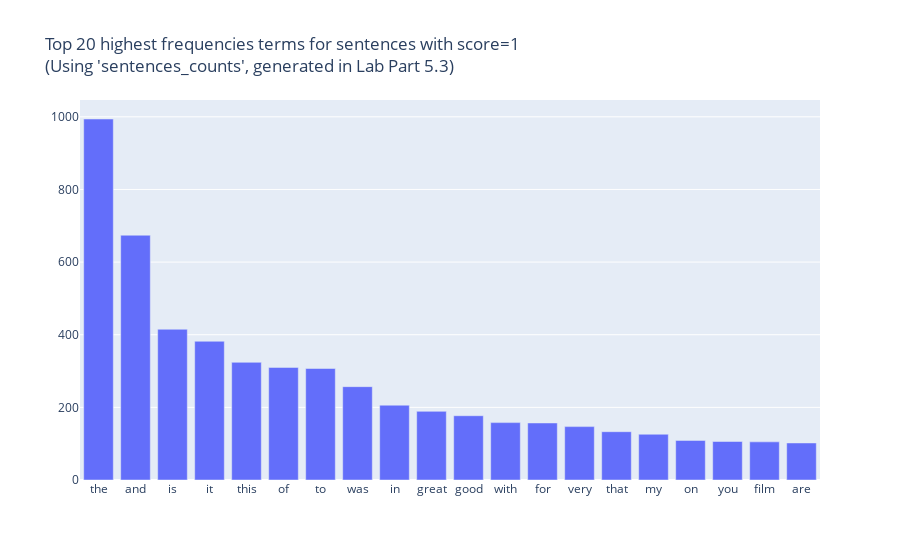
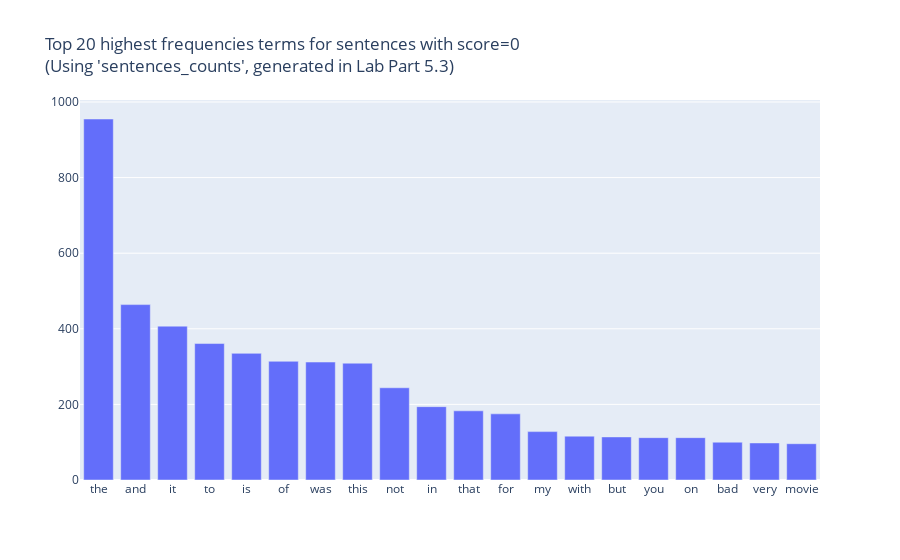

Notebook cell for these charts, in order:
### Markdown cell above
## Long tail bar charts - Top 20 highest frequencies terms for sentences with <span style="color:red">score=0 and score=1 respectively</span>
### (Using 'sentences_counts', generated in Lab Part 5.3)

### Code cell
### Score = 1
scoreOne_counts = np.asarray(sentences_counts[sentences['score']==1].sum(axis=0))[0]
# print(scoreOne_counts)

top20_scoreOne_terms = []
top20_scoreOne_counts = []

for i in scoreOne_counts.argsort()[-20:][::-1]:
#     print(count_vect.get_feature_names()[i] , scoreOne_counts[i])
    top20_scoreOne_terms.append(count_vect.get_feature_names()[i])
    top20_scoreOne_counts.append(scoreOne_counts[i])

fig = go.Figure([go.Bar(x=top20_scoreOne_terms, y=top20_scoreOne_counts)])
fig.update_layout(xaxis={'categoryorder':'total descending'}, title="Top 20 highest frequencies terms for sentences with score=1<br>(Using 'sentences_counts', generated in Lab Part 5.3)")
fig.show()

### Score = 0
# print(np.asarray(sentences_counts[sentences['score']==0].sum(axis=0))[0])

scoreZero_counts = np.asarray(sentences_counts[sentences['score']==0].sum(axis=0))[0]
# print(scoreZero_counts)

top20_scoreZero_terms = []
top20_scoreZero_counts = []

for i in scoreZero_counts.argsort()[-20:][::-1]:
#     print(count_vect.get_feature_names()[i] , scoreZero_counts[i])
    top20_scoreZero_terms.append(count_vect.get_feature_names()[i])
    top20_scoreZero_counts.append(scoreZero_counts[i])

fig = go.Figure([go.Bar(x=top20_scoreZero_terms, y=top20_scoreZero_counts)])
fig.update_layout(xaxis={'categoryorder':'total descending'}, title="Top 20 highest frequencies terms for sentences with score=0<br>(Using 'sentences_counts', generated in Lab Part 5.3)")
fig.show()

# print(np.asarray(sentences_counts.sum(axis=0))[0])

### Figure 1 — Plotly figure (JSON) as saved in the notebook; plotly's stock layout.template omitted (floating-point values rounded to 4 significant figures)
{"data": [{"type": "bar", "x": ["the", "and", "is", "it", "this", "of", "to", "was", "in", "great", "good", "with", "for", "very", "that", "my", "on", "you", "film", "are"], "y": [994, 674, 415, 382, 324, 310, 307, 257, 206, 189, 177, 158, 157, 147, 133, 126, 109, 106, 105, 102]}], "layout": {"title": {"text": "Top 20 highest frequencies terms for sentences with score=1<br>(Using 'sentences_counts', generated in Lab Part 5.3)"}, "xaxis": {"categoryorder": "total descending"}}}

### Figure 2 — Plotly figure (JSON) as saved in the notebook; plotly's stock layout.template omitted (floating-point values rounded to 4 significant figures)
{"data": [{"type": "bar", "x": ["the", "and", "it", "to", "is", "of", "was", "this", "not", "in", "that", "for", "my", "with", "but", "you", "on", "bad", "very", "movie"], "y": [955, 464, 407, 361, 335, 314, 312, 309, 244, 194, 183, 175, 128, 116, 114, 112, 112, 100, 98, 96]}], "layout": {"title": {"text": "Top 20 highest frequencies terms for sentences with score=0<br>(Using 'sentences_counts', generated in Lab Part 5.3)"}, "xaxis": {"categoryorder": "total descending"}}}
